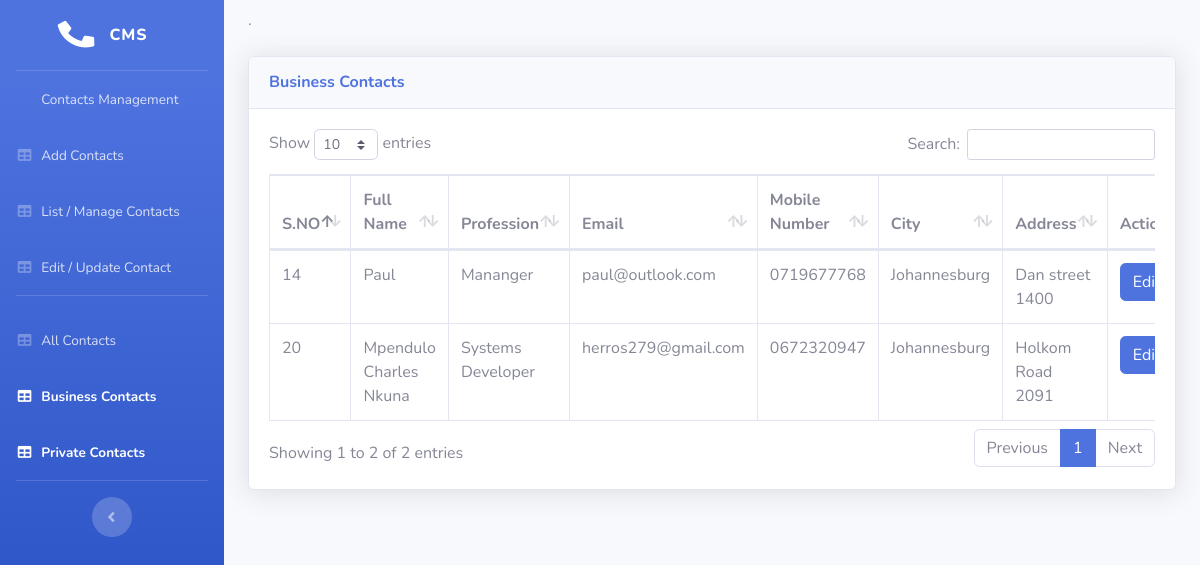
The app's page /contactsmanagement/business.php with its own data.
### tables this page shows
CREATE TABLE `contacts` (
  `id` int(11) NOT NULL,
  `Address` varchar(50) NOT NULL,
  `City` varchar(255) NOT NULL,
  `Email` varchar(50) NOT NULL,
  `Fullname` varchar(255) NOT NULL,
  `Mobile` varchar(255) NOT NULL,
  `Profession` varchar(255) NOT NULL,
  `contact_type` int(11) NOT NULL DEFAULT 1
);

### contactsmanagement/business.php (the view, shortened to what this page needs)
<?php  include('process.php'); ?>
<!DOCTYPE html>
<html lang="en">
<head>
  <link href="vendor/fontawesome-free/css/all.min.css" rel="stylesheet" type="text/css">
  <link href="css/sb-admin-2.min.css" rel="stylesheet">
  <link href="vendor/datatables/dataTables.bootstrap4.min.css" rel="stylesheet">
</head>
<body id="page-top">
  <div id="wrapper">
    <ul class="navbar-nav bg-gradient-primary sidebar sidebar-dark accordion" id="accordionSidebar">
      <a class="sidebar-brand d-flex align-items-center justify-content-center" href="index.php">
        <div class="sidebar-brand-icon rotate-n-15">
          <i class="fas fa-phone-alt"></i>
        </div>
        <div class="sidebar-brand-text mx-3">CMS<sup></sup></div>
      </a>
      <hr class="sidebar-divider my-0">
      <li class="nav-item">
	      <a class="nav-link" href="index.php">
          <span>Contacts Management</span></a>
      </li>
	  <li class="nav-item">
        <a class="nav-link" href="addcontacts.php">
          <i class="fas fa-fw fa-table"></i>
          <span>Add Contacts</span></a>
      </li>
	  <li class="nav-item">
        <a class="nav-link" href="managecontacts.php">
          <i class="fas fa-fw fa-table"></i>
          <span>List / Manage Contacts</span></a>
      </li>
	  <li class="nav-item">
        <a class="nav-link" href="edit.php">
          <i class="fas fa-fw fa-table"></i>
          <span>Edit / Update Contact</span></a>
      </li>
      <hr class="sidebar-divider">
      <li class="nav-item">
        <a class="nav-link" href="allcontacts.php">
          <i class="fas fa-fw fa-table"></i>
          <span>All Contacts</span></a>
      </li>
      <li class="nav-item active">
        <a class="nav-link" href="business.php">
          <i class="fas fa-fw fa-table"></i>
          <span>Business Contacts</span></a>
      </li>
	  <li class="nav-item active">
        <a class="nav-link" href="private.php">
          <i class="fas fa-fw fa-table"></i>
          <span>Private Contacts</span></a>
      </li>
      <hr class="sidebar-divider d-none d-md-block">
      <div class="text-center d-none d-md-inline">
        <button class="rounded-circle border-0" id="sidebarToggle"></button>
      </div>
    </ul>
    <div id="content-wrapper" class="d-flex flex-column">
      <div id="content">
        <div class="container-fluid">
          <h1 class="h3 mb-2 text-gray-800"><?php if (isset($_SESSION['message'])): ?>
	<div class="msg">
		<?php
			echo $_SESSION['message'];
			unset($_SESSION['message']);
		?>
	</div>
<?php endif ?>
          <p class="mb-4"></a>.</p>
          <div class="card shadow mb-4">
            <div class="card-header py-3">
              <h6 class="m-0 font-weight-bold text-primary">Business Contacts</h6>
            </div>
            <div class="card-body">
              <div class="table-responsive">
			  <?php $results = mysqli_query($db, "SELECT * FROM  contacts WHERE contact_type = 2"); ?>
                <table class="table table-bordered" id="dataTable" width="100%" cellspacing="0">
                  <thead>
                    <tr>
					  <th>S.NO</th>
                      <th>Full Name</th>
                      <th>Profession</th>
					  <th>Email</th>
					  <th>Mobile Number</th>
					  <th>City</th>
					  <th>Address</th>
                      <th colspan="1">Action</th>
                    </tr>
                  </thead>
                  <?php while ($row = @mysqli_fetch_array($results)) { ?>
		      <tr>
			      <td><?php echo $row['id']; ?></td>
                  <td><?php echo $row['Fullname']; ?></td>
                  <td><?php echo $row['Profession']; ?></td>
                  <td><?php echo $row['Email']; ?></td>
                  <td><?php echo $row['Mobile']; ?></td>
                  <td><?php echo $row['City']; ?></td>
                  <td><?php echo $row['Address']; ?></td>
                <td>
				   <a href="edit.php?edit=<?php echo $row['id']; ?>" class="btn btn-primary btn-xs" >Edit</a> <br>
			    </td>
		     </tr>
	<?php } ?>
                </table>
              </div>
            </div>
          </div>
        </div>
      </div>
    </div>
  </div>
</body>
</html>

### records on screen
contacts: id "14", Fullname "Paul", Profession "Mananger", Email "paul@outlook.com", Mobile "0719677768", City "Johannesburg", Address "Dan street 1400"
contacts: id "20", Fullname "Mpendulo Charles Nkuna", Profession "Systems Developer", Email "herros279@gmail.com", Mobile "0672320947", City "Johannesburg", Address "Holkom Road 2091"
